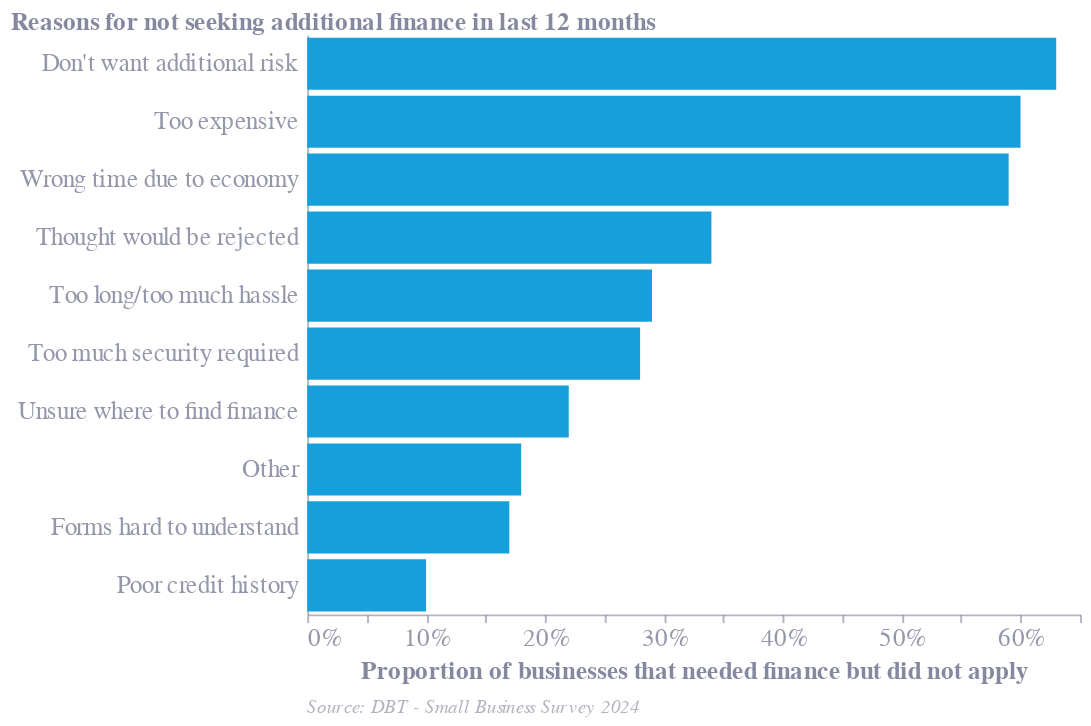

Notebook code for this chart:
### Code cell
# Plot bar chart
sme_barrier_bar_chart = alt.Chart(sme_barrier_df).mark_bar().encode(
    y=alt.Y('Response:N',
            sort=None, 
            title='Reasons for not seeking additional finance in last 12 months',
            axis=alt.Axis(
                titleAlign='left',
                titleAnchor='start',
                titleAngle=0,
                titleFontSize=13, 
                labelFontSize=13, 
                grid=False)),
    x=alt.X('Total:Q',
            title='Proportion of businesses that needed finance but did not apply',
            axis=alt.Axis(titleFontSize=13, labelExpr='datum.value + "%"', labelFontSize=13, grid=False))
)
styles.add_source(sme_barrier_bar_chart, 'DBT - Small Business Survey 2024')
sme_barrier_bar_chart

### Figure 1 — Vega-Lite specification as saved in the notebook (floating-point values rounded to 4 significant figures)
{"config": {"font": "Circular Std", "text": {"color": "#676A86", "align": "left", "baseline": "middle", "dx": 7, "dy": 0, "fontSize": 11}, "view": {"stroke": null, "continuousWidth": 400, "continuousHeight": 300, "discreteWidth": 400, "discreteHeight": 300}, "range": {"category": ["#36B7B4", "#E6224B", "#F4C245", "#0063AF", "#00A767", "#179FDB", "#EB5C2E"], "diverging": ["#E6224B", "#E54753", "#C9C9C9", "#179FDB", "#122B39"], "heatmap": ["#C9C9C9", "#179FDB", "#0063AF", "#122B39"], "ordinal": ["#00A767", "#36B7B4", "#179FDB", "#0063AF", "#243B5A"]}, "bar": {"color": "#179fdb"}, "line": {"color": "#e6224b"}, "rule": {"color": "#676A86"}, "area": {"opacity": 0.3}, "point": {"filled": true, "size": 80, "color": "#e6224b", "opacity": 0.95}, "geoshape": {"stroke": "white", "strokeWidth": 0.3}, "rect": {"fill": "#d6d4d4", "opacity": 0.3}, "axis": {"labelColor": "#676A86", "labelFontSize": 11, "labelFont": "Circular Std", "labelOpacity": 0.7, "tickColor": "#676A86", "tickOpacity": 0.5, "domainColor": "#676A86", "domainOpacity": 0.5, "gridColor": "#676A86", "gridDash": [2, 2], "gridOpacity": 0.5, "title": null, "titleColor": "#676A86", "titleOpacity": 0.8, "tickSize": 4}, "axisXDiscrete": {"grid": false, "labelAngle": 0, "tickCount": 10, "tickOpacity": 0.5, "title": null}, "axisYDiscrete": {"ticks": false, "labelPadding": 5}, "axisXTemporal": {"grid": false, "ticks": true}, "axisXQuantitative": {"grid": true}, "axisYQuantitative": {"gridColor": "#676A86", "gridDash": [1, 5], "gridOpacity": 0.5, "ticks": false, "labelPadding": 5, "tickCount": 8, "titleAngle": 0, "titleAlign": "left", "titleBaseline": "bottom", "titleX": 0, "titleY": -5}, "title": {"color": "#676A86E6", "subtitleColor": "#676A86", "font": "Circular Std", "subtitleFont": "Circular Std", "anchor": "start", "fontSize": 14, "subtitleFontSize": 12, "subtitlePadding": 4, "offset": 0, "frame": "group"}, "legend": {"titleColor": "#122b39", "title": null, "labelColor": "#122b39", "labelFontSize": 11}}, "data": {"name": "data-645af44c9679fdf6f7ce2fcbe45e81b0"}, "mark": {"type": "bar"}, "encoding": {"x": {"axis": {"grid": false, "labelExpr": "datum.value + \"%\"", "labelFontSize": 13, "titleFontSize": 13}, "field": "Total", "title": "Proportion of businesses that needed finance but did not apply", "type": "quantitative"}, "y": {"axis": {"grid": false, "labelFontSize": 13, "titleAlign": "left", "titleAnchor": "start", "titleAngle": 0, "titleFontSize": 13}, "field": "Response", "sort": null, "title": "Reasons for not seeking additional finance in last 12 months", "type": "nominal"}}, "title": {"text": "Source: DBT - Small Business Survey 2024", "color": "#676A8680", "dx": 0, "fontSize": 10, "fontStyle": "italic", "fontWeight": "normal", "frame": "group", "offset": 7, "orient": "bottom"}, "$schema": "https://vega.github.io/schema/vega-lite/v6.1.0.json", "datasets": {"data-645af44c9679fdf6f7ce2fcbe45e81b0": [{"Response": "Don't want additional risk", "Total": 63}, {"Response": "Too expensive", "Total": 60}, {"Response": "Wrong time due to economy", "Total": 59}, {"Response": "Thought would be rejected", "Total": 34}, {"Response": "Too long/too much hassle", "Total": 29}, {"Response": "Too much security required", "Total": 28}, {"Response": "Unsure where to find finance", "Total": 22}, {"Response": "Other", "Total": 18}, {"Response": "Forms hard to understand", "Total": 17}, {"Response": "Poor credit history", "Total": 10}]}}
